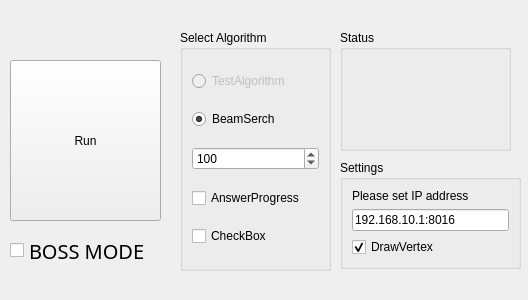
<?xml version="1.0" encoding="UTF-8"?>
<ui version="4.0">
 <class>NeoSlaver</class>
 <widget class="QWidget" name="NeoSlaver">
  <property name="geometry">
   <rect>
    <x>0</x>
    <y>0</y>
    <width>528</width>
    <height>300</height>
   </rect>
  </property>
  <property name="windowTitle">
   <string>Form</string>
  </property>
  <widget class="QGroupBox" name="groupBox">
   <property name="geometry">
    <rect>
     <x>180</x>
     <y>30</y>
     <width>151</width>
     <height>241</height>
    </rect>
   </property>
   <property name="title">
    <string>Select Algorithm</string>
   </property>
   <layout class="QVBoxLayout" name="verticalLayout_2">
    <item>
     <widget class="QRadioButton" name="algo1">
      <property name="enabled">
       <bool>false</bool>
      </property>
      <property name="text">
       <string>TestAlgorithm</string>
      </property>
     </widget>
    </item>
    <item>
     <widget class="QRadioButton" name="algo2">
      <property name="text">
       <string>BeamSerch</string>
      </property>
      <property name="checked">
       <bool>true</bool>
      </property>
     </widget>
    </item>
    <item>
     <widget class="QSpinBox" name="beamwidth">
      <property name="maximum">
       <number>1000</number>
      </property>
      <property name="value">
       <number>100</number>
      </property>
     </widget>
    </item>
    <item>
     <widget class="QCheckBox" name="answer_progress">
      <property name="text">
       <string>AnswerProgress</string>
      </property>
     </widget>
    </item>
    <item>
     <widget class="QCheckBox" name="forbeamserch">
      <property name="text">
       <string>CheckBox</string>
      </property>
     </widget>
    </item>
   </layout>
  </widget>
  <widget class="QCheckBox" name="boss">
   <property name="geometry">
    <rect>
     <x>10</x>
     <y>200</y>
     <width>171</width>
     <height>101</height>
    </rect>
   </property>
   <property name="font">
    <font>
     <family>Sans Serif</family>
     <pointsize>15</pointsize>
    </font>
   </property>
   <property name="text">
    <string>BOSS MODE</string>
   </property>
  </widget>
  <widget class="QPushButton" name="run">
   <property name="geometry">
    <rect>
     <x>10</x>
     <y>60</y>
     <width>151</width>
     <height>161</height>
    </rect>
   </property>
   <property name="text">
    <string>Run</string>
   </property>
  </widget>
  <widget class="QGroupBox" name="groupBox_2">
   <property name="geometry">
    <rect>
     <x>340</x>
     <y>30</y>
     <width>171</width>
     <height>121</height>
    </rect>
   </property>
   <property name="title">
    <string>Status</string>
   </property>
   <layout class="QVBoxLayout" name="verticalLayout">
    <item>
     <widget class="QLabel" name="state">
      <property name="text">
       <string/>
      </property>
     </widget>
    </item>
    <item>
     <widget class="QLabel" name="getLabel">
      <property name="text">
       <string/>
      </property>
     </widget>
    </item>
   </layout>
  </widget>
  <widget class="QGroupBox" name="groupBox_3">
   <property name="geometry">
    <rect>
     <x>340</x>
     <y>160</y>
     <width>181</width>
     <height>109</height>
    </rect>
   </property>
   <property name="title">
    <string>Settings</string>
   </property>
   <layout class="QGridLayout" name="gridLayout">
    <item row="0" column="0">
     <widget class="QLabel" name="label">
      <property name="text">
       <string>Please set IP address</string>
      </property>
     </widget>
    </item>
    <item row="1" column="0">
     <widget class="QLineEdit" name="ip_address">
      <property name="text">
       <string>192.168.10.1:8016</string>
      </property>
     </widget>
    </item>
    <item row="2" column="0">
     <widget class="QCheckBox" name="draw_vertex">
      <property name="text">
       <string>DrawVertex</string>
      </property>
      <property name="checked">
       <bool>true</bool>
      </property>
     </widget>
    </item>
   </layout>
  </widget>
 </widget>
 <resources/>
 <connections/>
</ui>
